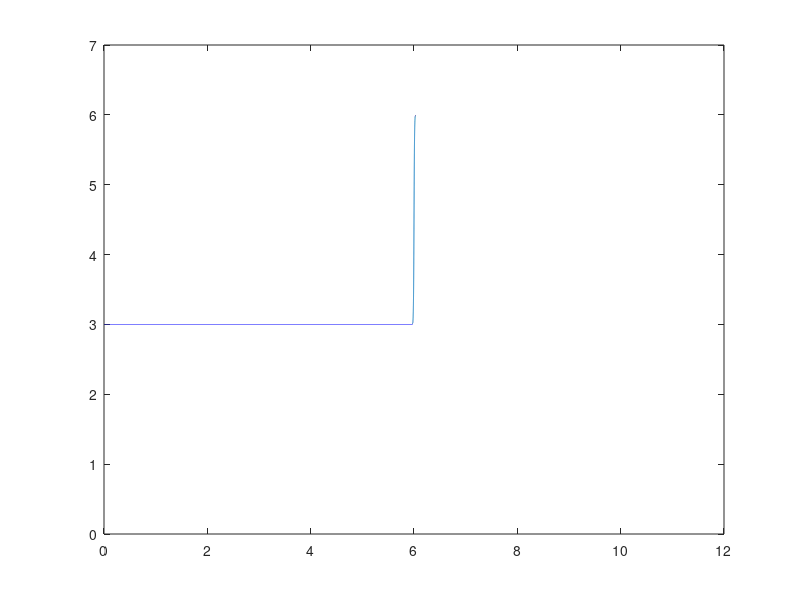

This chart was generated by the following MATLAB code: (Note: this script raises an error after producing the figure.)
%time depentent potential
clear;
xmin=-10;
xmax=10;
nx=2000;
dx=(xmax-xmin)./nx;
x=zeros(1,nx);
for j=1:nx
    x(j)=dx*(j-nx/2);
end

tmin=0;
tmax=12;
nt=240000;
dt=(tmax-tmin)/nt;
t=zeros(1,nt);
for i=1:nt
    t(i)=i*dt;
end
w_i=3;
w_f=6;

alpha=(w_i+w_f)/2;
beta=(w_f-w_i)/2;
T=tmax/2;
dT=0.01;
w=alpha+beta.*(tanh((t-T)./dT));
figure(1)
plot(t,w)
axis([0 12 0 7])

V_i=0.5*(w_i.*x).^2;

% plot(x,V1)
% axis([-5 5 -2 2])

psi_i=((w_i/pi)^0.25).*exp(-(w_i/2).*x.^2);

R_initial=real(psi_i);
I_initial=imag(psi_i);

I_next1=zeros(1,nx);
R_next1=zeros(1,nx);
% Initial run of Im(psi) and Re(psi)
for n=2:nx-1
    I_next1(n)=I_initial(n)+(dt/(2*(dx^2)))*(R_initial(n+1)-2*R_initial(n)+R_initial(n-1))-dt*V_i(n)*R_initial(n);
    I_next1(1)=0;
    I_next1(nx)=0;
end
for n=2:nx-1
    R_next1(n)=R_initial(n)-(dt/(2*(dx^2)))*(I_initial(n+1)-2*I_initial(n)+I_initial(n-1))+dt*V_i(n)*I_initial(n);   
    R_next1(1)=0;
    R_next1(nx)=0;
end

R_current=R_next1;
I_current=I_next1;
I_next=zeros(1,nx);
R_next=zeros(1,nx);

for i=1:nt
    
    V=0.5*(w(i).*x).^2;
    
    [I_next]= imag_psi(x, nx, I_current, R_current, dt, dx, w(i));
    I_current=I_next;
    [R_next]= real_psi(x, nx, R_current, I_current, dt, dx, w(i));
    R_current=R_next;

    pd=R_current.^2+I_current.^2;
    
    if rem(i, 2000)==0
        
    figure(2)
    plot(x,R_current,'r')
    hold on
    plot(x,I_current,'b')
    plot(x,pd,'-k')
    plot(x,V)
    hold off
    xlabel('x','Fontsize', 24)
    title('Probability density, real and imaginary part of psi','Fontsize', 24)
    set(gca,'fontsize',20)
    axis([-10 10 -2 2])
    drawnow;
    
    end
    
end

psi_random_1=R_current+1i.*I_current;

pd_random_1=(abs(psi_random_1)).^2;
%A is the normalization constant
A=1./sqrt((trapz(x,pd_random_1)));
%normalized psi
psi_random_2=A.*psi_random_1;
%normalization check
pd_random_2=(abs(psi_random_2)).^2;
B=trapz(x,pd_random_2); % B should be 1 if psi_random is normalized

%c(i) is square root of the probability amplitude in the i-th eigenstate
c=zeros(1,5);
%C(i) is the probability amplitude in the i-th eigenstate
C=zeros(1,5);
for i=1:5
    
    overlap=conj(psiNoverlap(x,w_f,i-1)).*psi_random_2;
    
    c(i)=trapz(x,overlap);
    C(i)=(abs(c(i)))^2;
    
    disp(C(i))
end
% Expansion of the a random psi in terms of the eigenstates of the QHO

figure(3)
y=0:4;
plot(y,C,'o','MarkerSize', 20)
txt0 = '\leftarrow |C_0|^2 = 0.9431';
   txt2 = '\leftarrow |C_2|^2 = 0.05209';
   txt4 = '\downarrow |C_4|^2 = 0.00432';
   t0=text(0,C(1),txt0);
   t2=text(2,C(3),txt2);
   t4=text(4,C(5)+0.05,txt4);
   t0.FontSize = 20;
   t2.FontSize = 20;
   t4.FontSize = 20;
axis([-0.5 4.5 0 1])
xlabel('C(n)','Fontsize', 24)
ylabel('probability','Fontsize', 24)
title('|C(n)|^2 for n=0,1,2,3,4 ','Fontsize', 24)
set(gca,'fontsize',20)
